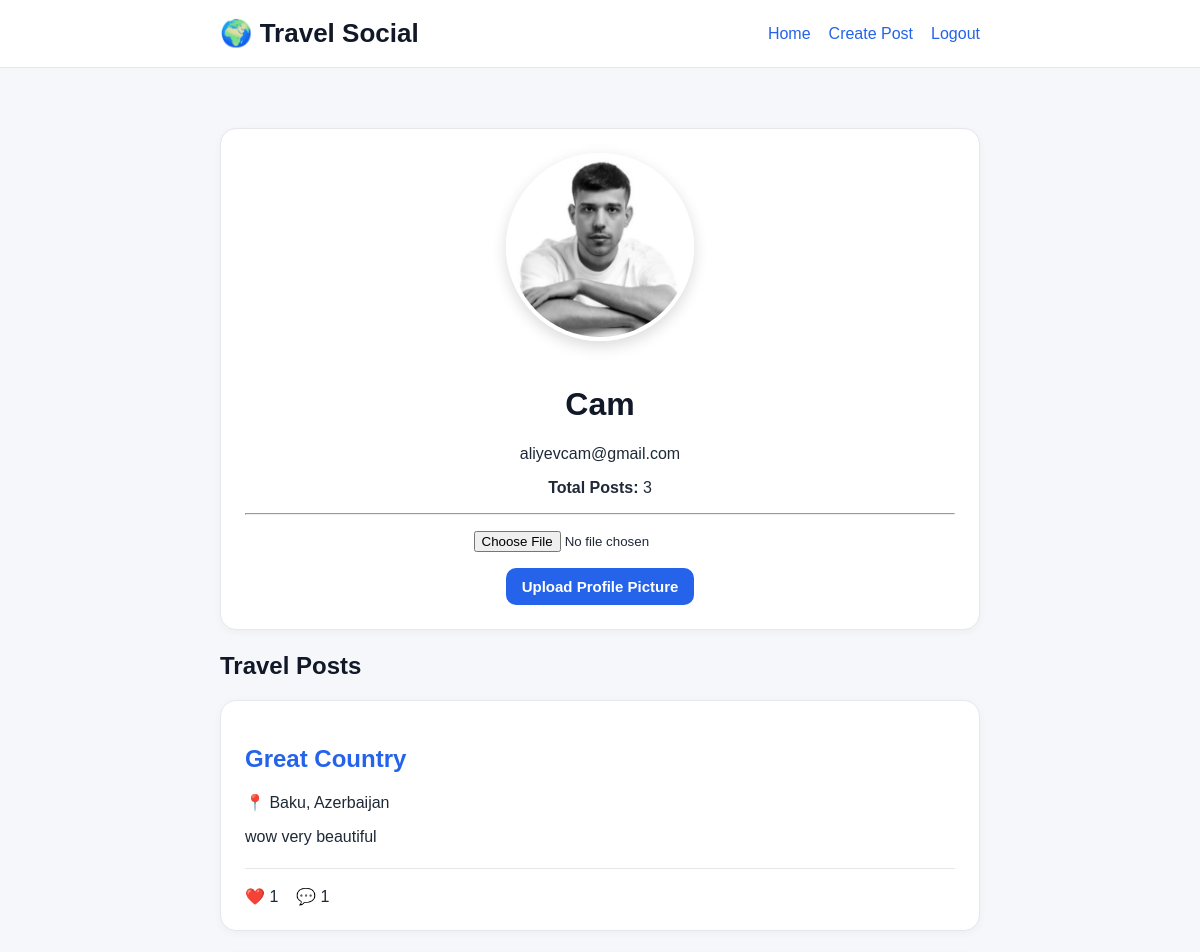
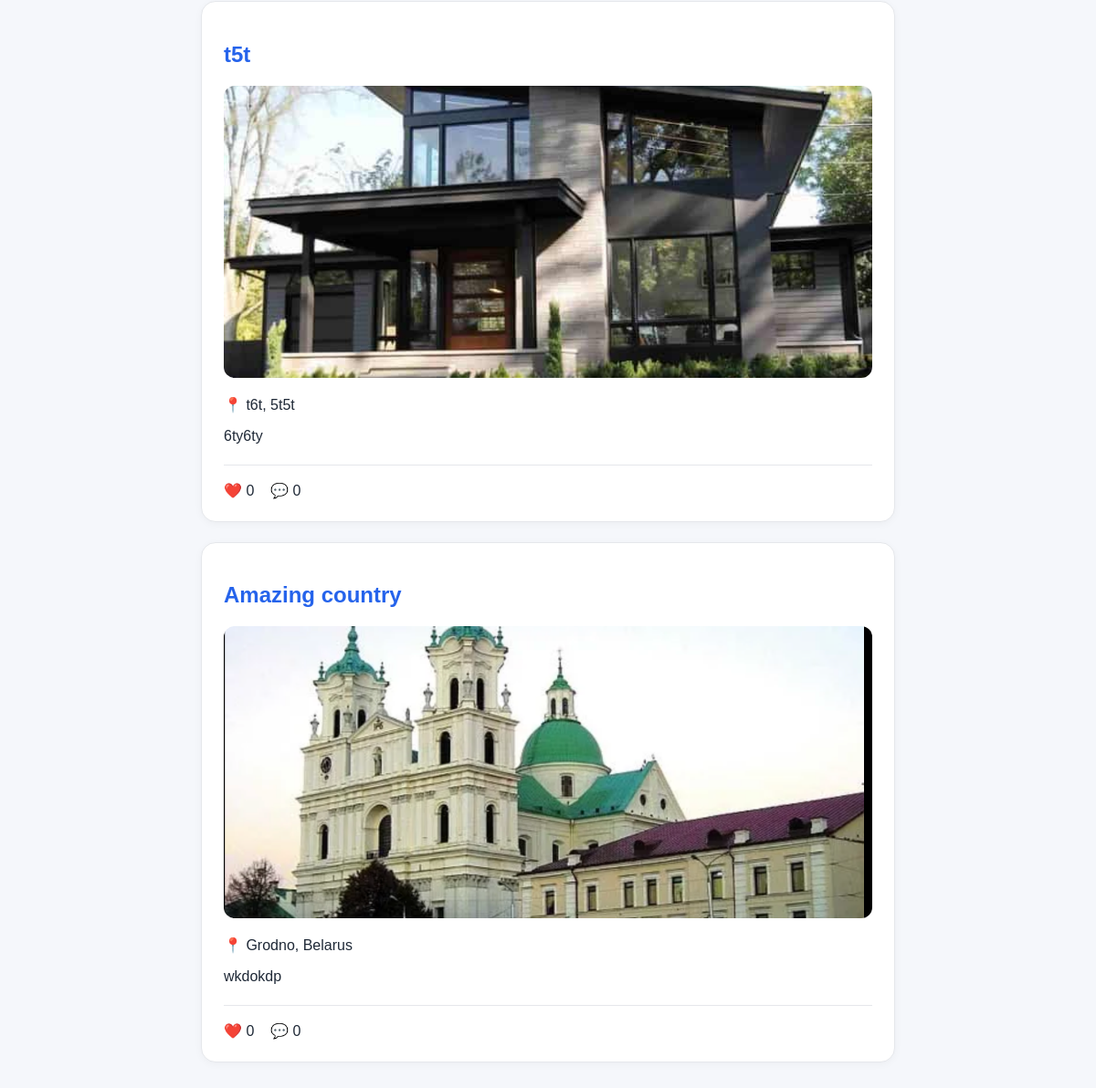
Page /profile/Cam (signed in) on the committed database (2 pictures, top to bottom).
### models.py (models this page shows, shortened)
class User(db.Model, UserMixin):
    id = db.Column(db.Integer, primary_key=True)
    username = db.Column(db.String(80), unique=True, nullable=False, index=True)
    email = db.Column(db.String(120), unique=True, nullable=False, index=True)
    password_hash = db.Column(db.String(200), nullable=False)
    profile_image = db.Column(db.String(255), nullable=True)
    posts = db.relationship('TravelPost', backref='author', lazy=True)
    comments = db.relationship('Comment', backref='author', lazy=True)
    likes = db.relationship('Like', backref='user', lazy=True)

class TravelPost(db.Model):
    id = db.Column(db.Integer, primary_key=True)
    title = db.Column(db.String(100), nullable=False)
    description = db.Column(db.Text, nullable=False)
    country = db.Column(db.String(50), nullable=False)
    city = db.Column(db.String(50), nullable=False)
    created_at = db.Column(db.DateTime, nullable=False, default=datetime.utcnow)
    user_id = db.Column(db.Integer, db.ForeignKey('user.id'), nullable=False)
    image_filename = db.Column(db.String(255), nullable=True)
    comments = db.relationship('Comment', backref='post', lazy=True, cascade="all, delete-orphan")
    likes = db.relationship('Like', backref='post', lazy=True, cascade="all, delete-orphan")

### routes.py (the view)
@app.route("/profile/<username>")
@login_required
def profile(username):
    user = User.query.filter_by(username=username).first_or_404()
    posts = user.posts
    form = ProfileImageForm()
    return render_template(
        "profile.html",
        user=user,
        posts=posts,
        form=form
    )

### forms.py
class ProfileImageForm(FlaskForm):
    image = FileField(
        "Profile Image",
        validators=[
            FileAllowed(["jpg", "jpeg", "png"], "Only image files are allowed."),
        ]
    )
    submit = SubmitField("Upload")

### models.py (called while the page is built)
@login_manager.user_loader
def load_user(user_id):
    return db.session.get(User, int(user_id))

### templates/profile.html (shortened to what this page needs)
<!DOCTYPE html>
<html lang="en">
<head>
    <link rel="stylesheet"
          href="{{ url_for('static', filename='style.css') }}">
</head>
<body>
<header class="site-header">
    <div class="site-header-inner">
        <div class="logo">
            🌍 Travel Social
        </div>
        <div class="nav-links">
            <a href="{{ url_for('home') }}">
                Home
            </a>
            <a href="{{ url_for('create_post') }}">
                Create Post
            </a>
            <a href="{{ url_for('logout') }}">
                Logout
            </a>
        </div>
    </div>
</header>
<div class="container">
    <div class="post-card" style="text-align:center;">
        {% if user.profile_image %}
            <img
                src="{{ url_for('static', filename='uploads/' + user.profile_image) }}"
                class="profile-image"
                alt="Profile Image">
        {% else %}
            <img
                src="{{ url_for('static', filename='default_profile.png') }}"
                class="profile-image"
                alt="Default Profile">
        {% endif %}
        <h1>{{ user.username }}</h1>
        <p>{{ user.email }}</p>
        <p>
            <strong>Total Posts:</strong>
            {{ posts|length }}
        </p>
        {% if current_user.id == user.id %}
        <hr>
        <form
            action="{{ url_for('upload_profile_image') }}"
            method="POST"
            enctype="multipart/form-data">
            <p>
                {{ form.image() }}
            </p>
            <button
                class="primary-button"
                type="submit">
                Upload Profile Picture
            </button>
        </form>
        {% endif %}
    </div>
    <h2>Travel Posts</h2>
    {% if posts %}
        {% for post in posts %}
        <div class="post-card">
            <h2>
                <a href="{{ url_for('post_detail', post_id=post.id) }}">
                    {{ post.title }}
                </a>
            </h2>
            {% if post.image_filename %}
                <img
                    src="{{ url_for('static', filename='uploads/' + post.image_filename) }}"
                    class="post-image"
                    alt="{{ post.title }}">
            {% endif %}
            <p>
                📍 {{ post.city }}, {{ post.country }}
            </p>
            <p>
                {{ post.description }}
            </p>
            <div class="post-actions">
                ❤️ {{ post.likes|length }}
                &nbsp;&nbsp;
                💬 {{ post.comments|length }}
            </div>
        </div>
        {% endfor %}
    {% else %}
        <div class="post-card">
            No travel posts yet.
        </div>
    {% endif %}
</div>
</body>
</html>

### static/style.css (style rules this page uses)
body { font-family: Arial, Helvetica, sans-serif; background: #f5f7fb; margin: 0; color: #1f2937; }
.container { width: 92%; max-width: 760px; margin: 0 auto; padding: 30px 0 60px; }
h1, h2, h3 { color: #111827; }
a { color: #2563eb; text-decoration: none; }
.site-header { background: white; border-bottom: 1px solid #e5e7eb; padding: 18px 0; margin-bottom: 30px; }
.site-header-inner { width: 92%; max-width: 760px; margin: 0 auto; display: flex; justify-content: space-between; align-items: center; }
.logo { font-size: 26px; font-weight: 700; color: #111827; }
.nav-links { display: flex; gap: 18px; }
.post-card { background: white; border-radius: 16px; padding: 24px; margin-bottom: 22px; border: 1px solid #e5e7eb; box-shadow: 0 2px 8px rgba(0, 0, 0, 0.04); }
.post-actions { display: flex; align-items: center; gap: 12px; margin-top: 22px; padding-top: 18px; border-top: 1px solid #e5e7eb; }
button, input[type="submit"] { border: none; border-radius: 10px; padding: 10px 16px; font-size: 15px; font-weight: 600; cursor: pointer; }
.primary-button { background: #2563eb; color: white; }
.post-image { width: 100%; height: 320px; object-fit: cover; border-radius: 12px; margin: 20px 0; display: block; }
.profile-image { width: 180px; height: 180px; object-fit: cover; border-radius: 50%; border: 4px solid white; box-shadow: 0 5px 15px rgba(0,0,0,.15); margin-bottom: 20px; }

### rows in the picture
User: profile_image (picture), username "Cam", email "aliyevcam@gmail.com"
TravelPost: title "Great Country", city "Baku", country "Azerbaijan", description "wow very beautiful", likes|length "1", comments|length "1"
TravelPost: title "t5t", image_filename (picture), city "t6t", country "5t5t", description "6ty6ty", likes|length "0", comments|length "0"
TravelPost: title "Amazing country", image_filename (picture), city "Grodno", country "Belarus", description "wkdokdp", likes|length "0", comments|length "0"

### other values in the picture
{{ posts|length }} "3"
